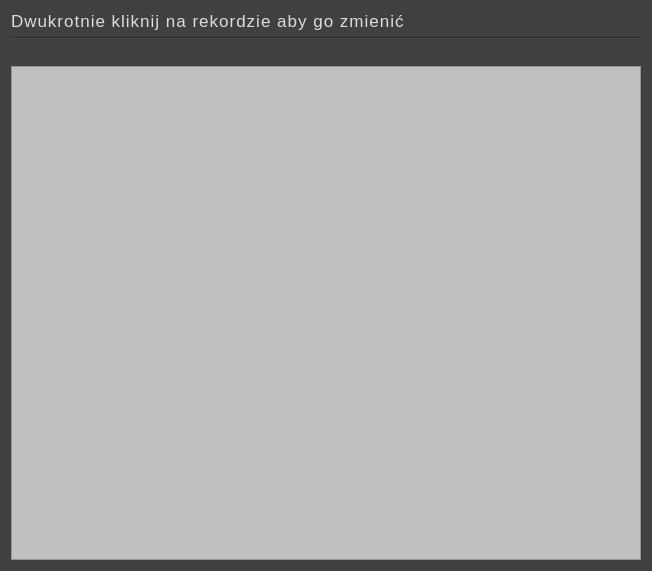
<?xml version="1.0" encoding="UTF-8"?>
<ui version="4.0">
 <class>choseForUpdate</class>
 <widget class="QDialog" name="choseForUpdate">
  <property name="geometry">
   <rect>
    <x>0</x>
    <y>0</y>
    <width>652</width>
    <height>571</height>
   </rect>
  </property>
  <property name="windowTitle">
   <string>Dialog</string>
  </property>
  <property name="styleSheet">
   <string notr="true">background-color: rgb(64,64,64);</string>
  </property>
  <layout class="QGridLayout" name="gridLayout">
   <item row="0" column="0">
    <widget class="QLabel" name="label_2">
     <property name="styleSheet">
      <string notr="true">font-size: 17px;
color: rgb(220,220,220);
letter-spacing: 1px;</string>
     </property>
     <property name="text">
      <string>Dwukrotnie kliknij na rekordzie aby go zmienić</string>
     </property>
    </widget>
   </item>
   <item row="1" column="0">
    <widget class="Line" name="line">
     <property name="orientation">
      <enum>Qt::Horizontal</enum>
     </property>
    </widget>
   </item>
   <item row="2" column="0">
    <spacer name="horizontalSpacer">
     <property name="orientation">
      <enum>Qt::Horizontal</enum>
     </property>
     <property name="sizeHint" stdset="0">
      <size>
       <width>631</width>
       <height>20</height>
      </size>
     </property>
    </spacer>
   </item>
   <item row="3" column="0">
    <widget class="QTableView" name="tableView">
     <property name="styleSheet">
      <string notr="true">background-color: 	rgb(192,192,192);
</string>
     </property>
    </widget>
   </item>
  </layout>
 </widget>
 <resources/>
 <connections/>
</ui>
